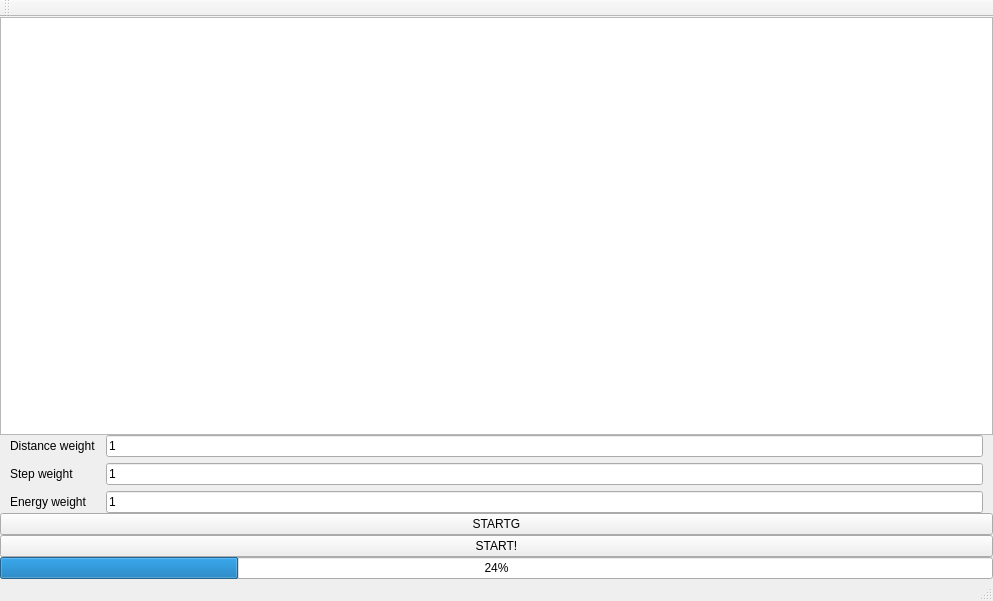
<?xml version="1.0" encoding="UTF-8"?>
<ui version="4.0">
 <class>Gview</class>
 <widget class="QMainWindow" name="Gview">
  <property name="geometry">
   <rect>
    <x>0</x>
    <y>0</y>
    <width>993</width>
    <height>601</height>
   </rect>
  </property>
  <property name="mouseTracking">
   <bool>true</bool>
  </property>
  <property name="windowTitle">
   <string>MainWindow</string>
  </property>
  <widget class="QWidget" name="centralWidget">
   <property name="sizePolicy">
    <sizepolicy hsizetype="Preferred" vsizetype="Preferred">
     <horstretch>0</horstretch>
     <verstretch>0</verstretch>
    </sizepolicy>
   </property>
   <layout class="QVBoxLayout" name="verticalLayout">
    <property name="spacing">
     <number>0</number>
    </property>
    <property name="leftMargin">
     <number>0</number>
    </property>
    <property name="topMargin">
     <number>0</number>
    </property>
    <property name="rightMargin">
     <number>0</number>
    </property>
    <property name="bottomMargin">
     <number>0</number>
    </property>
    <item>
     <widget class="Customview" name="graphicsView">
      <property name="enabled">
       <bool>true</bool>
      </property>
      <property name="sizePolicy">
       <sizepolicy hsizetype="Expanding" vsizetype="Expanding">
        <horstretch>0</horstretch>
        <verstretch>0</verstretch>
       </sizepolicy>
      </property>
      <property name="maximumSize">
       <size>
        <width>16777215</width>
        <height>16777215</height>
       </size>
      </property>
      <property name="cursor" stdset="0">
       <cursorShape>SizeVerCursor</cursorShape>
      </property>
      <property name="mouseTracking">
       <bool>true</bool>
      </property>
      <property name="contextMenuPolicy">
       <enum>Qt::DefaultContextMenu</enum>
      </property>
      <property name="toolTipDuration">
       <number>-3</number>
      </property>
      <property name="frameShadow">
       <enum>QFrame::Raised</enum>
      </property>
      <property name="lineWidth">
       <number>-6</number>
      </property>
      <property name="verticalScrollBarPolicy">
       <enum>Qt::ScrollBarAlwaysOff</enum>
      </property>
      <property name="horizontalScrollBarPolicy">
       <enum>Qt::ScrollBarAlwaysOff</enum>
      </property>
      <property name="sizeAdjustPolicy">
       <enum>QAbstractScrollArea::AdjustToContents</enum>
      </property>
      <property name="interactive">
       <bool>true</bool>
      </property>
      <property name="alignment">
       <set>Qt::AlignCenter</set>
      </property>
      <property name="dragMode">
       <enum>QGraphicsView::ScrollHandDrag</enum>
      </property>
      <property name="transformationAnchor">
       <enum>QGraphicsView::AnchorUnderMouse</enum>
      </property>
      <property name="resizeAnchor">
       <enum>QGraphicsView::AnchorUnderMouse</enum>
      </property>
     </widget>
    </item>
    <item>
     <layout class="QGridLayout" name="gridLayout">
      <property name="leftMargin">
       <number>10</number>
      </property>
      <property name="rightMargin">
       <number>10</number>
      </property>
      <property name="horizontalSpacing">
       <number>10</number>
      </property>
      <item row="0" column="2">
       <widget class="QLabel" name="distancew">
        <property name="text">
         <string>Distance weight</string>
        </property>
       </widget>
      </item>
      <item row="2" column="2">
       <widget class="QLabel" name="energyw">
        <property name="text">
         <string>Energy weight</string>
        </property>
       </widget>
      </item>
      <item row="0" column="4">
       <widget class="QLineEdit" name="distanceweightval">
        <property name="text">
         <string>1</string>
        </property>
       </widget>
      </item>
      <item row="1" column="2">
       <widget class="QLabel" name="stepw">
        <property name="text">
         <string>Step weight</string>
        </property>
       </widget>
      </item>
      <item row="2" column="4">
       <widget class="QLineEdit" name="energyweightval">
        <property name="text">
         <string>1</string>
        </property>
       </widget>
      </item>
      <item row="1" column="4">
       <widget class="QLineEdit" name="stepweightval">
        <property name="text">
         <string>1</string>
        </property>
       </widget>
      </item>
     </layout>
    </item>
    <item>
     <widget class="QPushButton" name="startGenetic">
      <property name="text">
       <string>STARTG</string>
      </property>
      <property name="checkable">
       <bool>true</bool>
      </property>
     </widget>
    </item>
    <item>
     <widget class="QPushButton" name="startGame">
      <property name="text">
       <string>START!</string>
      </property>
     </widget>
    </item>
    <item>
     <widget class="QProgressBar" name="healthbar">
      <property name="value">
       <number>24</number>
      </property>
     </widget>
    </item>
   </layout>
  </widget>
  <widget class="QMenuBar" name="menuBar">
   <property name="geometry">
    <rect>
     <x>0</x>
     <y>0</y>
     <width>993</width>
     <height>22</height>
    </rect>
   </property>
  </widget>
  <widget class="QToolBar" name="mainToolBar">
   <attribute name="toolBarArea">
    <enum>TopToolBarArea</enum>
   </attribute>
   <attribute name="toolBarBreak">
    <bool>false</bool>
   </attribute>
  </widget>
  <widget class="QStatusBar" name="statusBar"/>
 </widget>
 <layoutdefault spacing="6" margin="11"/>
 <customwidgets>
  <customwidget>
   <class>Customview</class>
   <extends>QGraphicsView</extends>
   <header>customview.h</header>
  </customwidget>
 </customwidgets>
 <resources/>
 <connections/>
</ui>
